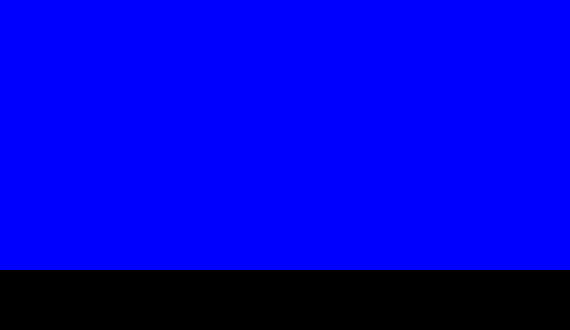

A level layout from a 2D game, rendered from its tile map. Below: a short description, then the map file with its tile-grid data intact:
An orthogonal 19x11 tile map with 30x30 px tiles, 1 tile layer (sky), 2 tilesets and 43 objects.

<map version="1.0" orientation="orthogonal" width="19" height="11" tilewidth="30" tileheight="30">
 <tileset firstgid="1" name="testtileset3x4" tilewidth="30" tileheight="30">
  <image source="testtileset3x4.png" width="90" height="120" />
 </tileset>
 <tileset firstgid="13" name="grayscale3x1" tilewidth="30" tileheight="30">
  <image source="grayscale3x1.png" width="90" height="30" />
 </tileset>
 <layer name="sky" width="19" height="11">
  <data>
   <tile gid="8" />
   <tile gid="8" />
   <tile gid="8" />
   <tile gid="8" />
   <tile gid="8" />
   <tile gid="8" />
   <tile gid="8" />
   <tile gid="8" />
   <tile gid="8" />
   <tile gid="8" />
   <tile gid="8" />
   <tile gid="8" />
   <tile gid="8" />
   <tile gid="8" />
   <tile gid="8" />
   <tile gid="8" />
   <tile gid="8" />
   <tile gid="8" />
   <tile gid="8" />
   <tile gid="8" />
   <tile gid="8" />
   <tile gid="8" />
   <tile gid="8" />
   <tile gid="8" />
   <tile gid="8" />
   <tile gid="8" />
   <tile gid="8" />
   <tile gid="8" />
   <tile gid="8" />
   <tile gid="8" />
   <tile gid="8" />
   <tile gid="8" />
   <tile gid="8" />
   <tile gid="8" />
   <tile gid="8" />
   <tile gid="8" />
   <tile gid="8" />
   <tile gid="8" />
   <tile gid="8" />
   <tile gid="8" />
   <tile gid="8" />
   <tile gid="8" />
   <tile gid="8" />
   <tile gid="8" />
   <tile gid="8" />
   <tile gid="8" />
   <tile gid="8" />
   <tile gid="8" />
   <tile gid="8" />
   <tile gid="8" />
   <tile gid="8" />
   <tile gid="8" />
   <tile gid="8" />
   <tile gid="8" />
   <tile gid="8" />
   <tile gid="8" />
   <tile gid="8" />
   <tile gid="8" />
   <tile gid="8" />
   <tile gid="8" />
   <tile gid="8" />
   <tile gid="8" />
   <tile gid="8" />
   <tile gid="8" />
   <tile gid="8" />
   <tile gid="8" />
   <tile gid="8" />
   <tile gid="8" />
   <tile gid="8" />
   <tile gid="8" />
   <tile gid="8" />
   <tile gid="8" />
   <tile gid="8" />
   <tile gid="8" />
   <tile gid="8" />
   <tile gid="8" />
   <tile gid="8" />
   <tile gid="8" />
   <tile gid="8" />
   <tile gid="8" />
   <tile gid="8" />
   <tile gid="8" />
   <tile gid="8" />
   <tile gid="8" />
   <tile gid="8" />
   <tile gid="8" />
   <tile gid="8" />
   <tile gid="8" />
   <tile gid="8" />
   <tile gid="8" />
   <tile gid="8" />
   <tile gid="8" />
   <tile gid="8" />
   <tile gid="8" />
   <tile gid="8" />
   <tile gid="8" />
   <tile gid="8" />
   <tile gid="8" />
   <tile gid="8" />
   <tile gid="8" />
   <tile gid="8" />
   <tile gid="8" />
   <tile gid="8" />
   <tile gid="8" />
   <tile gid="8" />
   <tile gid="8" />
   <tile gid="8" />
   <tile gid="8" />
   <tile gid="8" />
   <tile gid="8" />
   <tile gid="8" />
   <tile gid="8" />
   <tile gid="8" />
   <tile gid="8" />
   <tile gid="8" />
   <tile gid="8" />
   <tile gid="8" />
   <tile gid="8" />
   <tile gid="8" />
   <tile gid="8" />
   <tile gid="8" />
   <tile gid="8" />
   <tile gid="8" />
   <tile gid="8" />
   <tile gid="8" />
   <tile gid="8" />
   <tile gid="8" />
   <tile gid="8" />
   <tile gid="8" />
   <tile gid="8" />
   <tile gid="8" />
   <tile gid="8" />
   <tile gid="8" />
   <tile gid="8" />
   <tile gid="8" />
   <tile gid="8" />
   <tile gid="8" />
   <tile gid="8" />
   <tile gid="8" />
   <tile gid="8" />
   <tile gid="8" />
   <tile gid="8" />
   <tile gid="8" />
   <tile gid="8" />
   <tile gid="8" />
   <tile gid="8" />
   <tile gid="8" />
   <tile gid="8" />
   <tile gid="8" />
   <tile gid="8" />
   <tile gid="8" />
   <tile gid="8" />
   <tile gid="8" />
   <tile gid="8" />
   <tile gid="8" />
   <tile gid="8" />
   <tile gid="8" />
   <tile gid="8" />
   <tile gid="8" />
   <tile gid="8" />
   <tile gid="8" />
   <tile gid="8" />
   <tile gid="8" />
   <tile gid="8" />
   <tile gid="8" />
   <tile gid="8" />
   <tile gid="8" />
   <tile gid="8" />
   <tile gid="8" />
   <tile gid="8" />
   <tile gid="8" />
   <tile gid="0" />
   <tile gid="0" />
   <tile gid="0" />
   <tile gid="0" />
   <tile gid="0" />
   <tile gid="0" />
   <tile gid="0" />
   <tile gid="0" />
   <tile gid="0" />
   <tile gid="0" />
   <tile gid="0" />
   <tile gid="0" />
   <tile gid="0" />
   <tile gid="0" />
   <tile gid="0" />
   <tile gid="0" />
   <tile gid="0" />
   <tile gid="0" />
   <tile gid="0" />
   <tile gid="0" />
   <tile gid="0" />
   <tile gid="0" />
   <tile gid="0" />
   <tile gid="0" />
   <tile gid="0" />
   <tile gid="0" />
   <tile gid="0" />
   <tile gid="0" />
   <tile gid="0" />
   <tile gid="0" />
   <tile gid="0" />
   <tile gid="0" />
   <tile gid="0" />
   <tile gid="0" />
   <tile gid="0" />
   <tile gid="0" />
   <tile gid="0" />
   <tile gid="0" />
  </data>
 </layer>
 <objectgroup name="grass" width="19" height="11">
  <object gid="12" x="270" y="300" />
  <object gid="12" x="510" y="330" />
  <object gid="12" x="180" y="300" />
  <object gid="12" x="90" y="330" />
  <object gid="12" x="480" y="300" />
  <object gid="12" x="510" y="300" />
  <object gid="12" x="240" y="330" />
  <object gid="12" x="90" y="300" />
  <object gid="12" x="0" y="300" />
  <object gid="12" x="360" y="330" />
  <object gid="12" x="270" y="330" />
  <object gid="12" x="330" y="330" />
  <object gid="12" x="30" y="300" />
  <object gid="12" x="450" y="300" />
  <object gid="12" x="300" y="330" />
  <object gid="12" x="330" y="300" />
  <object gid="12" x="210" y="300" />
  <object gid="12" x="150" y="300" />
  <object gid="12" x="60" y="330" />
  <object gid="12" x="390" y="300" />
  <object gid="12" x="120" y="330" />
  <object gid="12" x="540" y="300" />
  <object gid="12" x="30" y="330" />
  <object gid="12" x="450" y="330" />
  <object gid="12" x="390" y="330" />
  <object gid="12" x="150" y="330" />
  <object gid="12" x="300" y="300" />
  <object gid="12" x="240" y="300" />
  <object gid="12" x="120" y="300" />
  <object gid="12" x="480" y="330" />
  <object gid="12" x="420" y="330" />
  <object gid="12" x="360" y="300" />
  <object gid="12" x="210" y="330" />
  <object gid="12" x="420" y="300" />
  <object gid="12" x="540" y="330" />
  <object gid="12" x="60" y="300" />
  <object gid="12" x="0" y="330" />
  <object gid="12" x="180" y="330" />
 </objectgroup>
 <objectgroup name="platforms" width="19" height="11">
  <object gid="2" x="480" y="210" />
  <object gid="2" x="420" y="120" />
  <object gid="2" x="390" y="90" />
  <object gid="2" x="330" y="90" />
  <object gid="2" x="360" y="90" />
 </objectgroup>
</map>
